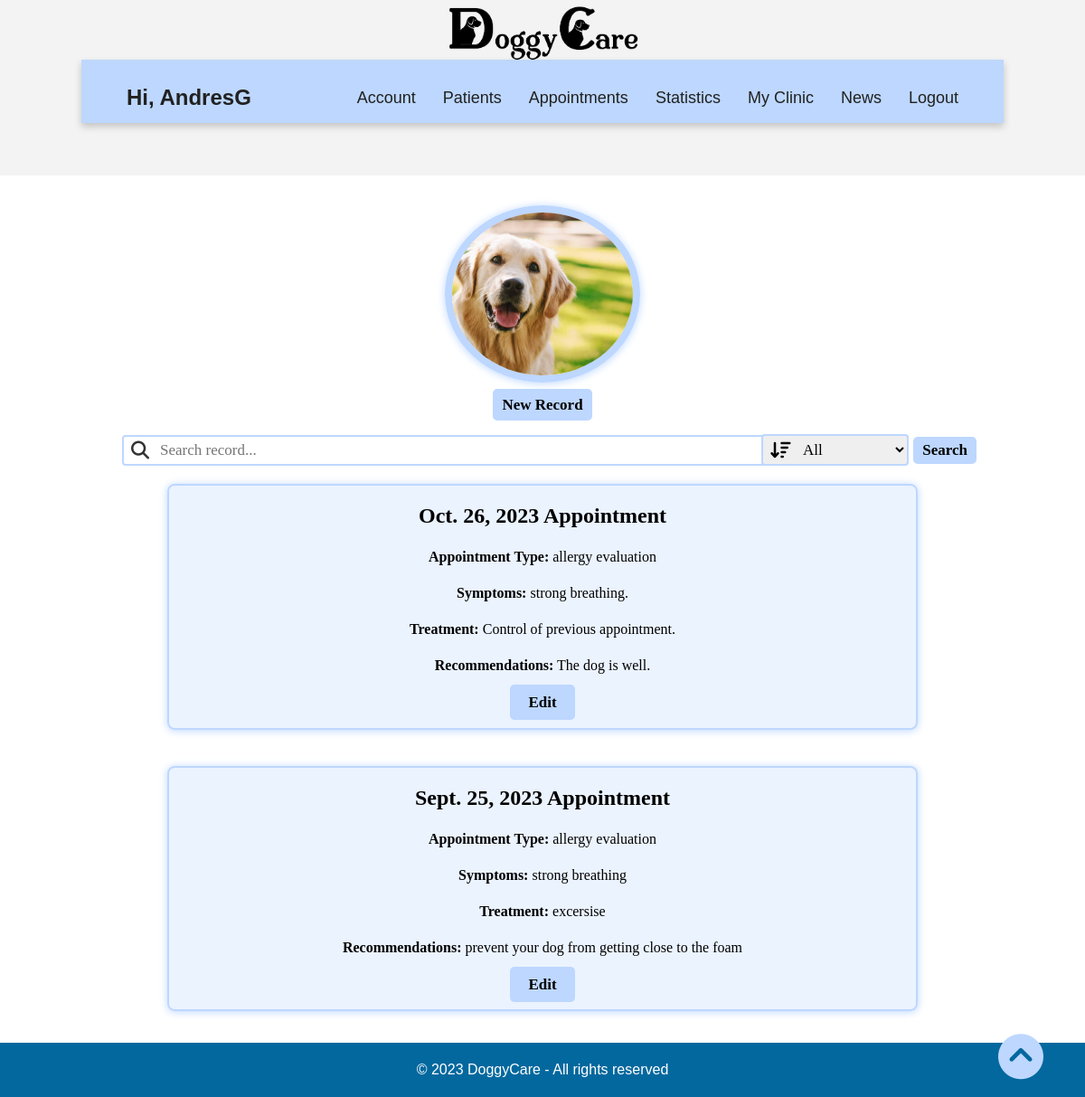
Screenshot of /vet/medical_record/1/ (signed in) with the database file from the repository.
### accounts/models.py (models this page shows)
class User(AbstractUser):
    email = models.EmailField(unique=True)
    is_vet = models.BooleanField(default=False)
    is_owner = models.BooleanField(default=False)

### vet/models.py (models this page shows, shortened)
class Dog(models.Model):
    GENDER_CHOICES = (
    ('Male', 'Male'),
    ('Female', 'Female'),
    )
    image= models.ImageField(upload_to='images/')
    id= models.AutoField(primary_key= True)
    owner= models.ForeignKey(Owner, on_delete=models.CASCADE)
    name= models.CharField(blank= False, max_length=20)
    breed= models.ForeignKey(breed, on_delete=models.CASCADE)
    birthdate= models.DateField(blank= False, validators=[validate_minor])
    weight= models.FloatField(blank= False)
    gender= models.CharField(blank= False, max_length=10, choices=GENDER_CHOICES)
    vaccination_card = models.ForeignKey(vaccination_card, on_delete=models.CASCADE,null=True,blank = True)
    vet= models.ForeignKey(Vet, on_delete=models.CASCADE)

class MedicalRecord(models.Model):
    id = models.AutoField(primary_key= True)
    dog = models.ForeignKey(Dog, on_delete=models.CASCADE,null=True, blank=True)
    date = models.DateField(blank = False)
    appointmentType = models.CharField(blank= False, max_length=100)
    symptoms = models.CharField(blank= False, max_length=500)
    treatment = models.CharField(blank= False, max_length=500)
    recommendations = models.CharField(blank= False, max_length=1000)
    r_rating= models.DecimalField(max_digits=3, decimal_places=2, blank= True, null=True)

### vet/views.py (the view)
# urls.py: path('medical_record/<int:dog_id>/', views.medical_record, name='medical_record'),
@login_required
@vet_required
def medical_record(request, dog_id):
    dog = get_object_or_404(Dog, pk=dog_id)
    filter_by = request.GET.get('filterRecord')
    search_record_term = request.GET.get('searchRecord')
    if search_record_term:
        if filter_by == 'all':
            medical_record = MedicalRecord.objects.filter(
                Q(date__icontains=search_record_term) |
            Q(symptoms__icontains=search_record_term) |
            Q(appointmentType__icontains=search_record_term)|
            Q(treatment__icontains=search_record_term) |
            Q(recommendations__icontains=search_record_term),
            dog=dog
            ).order_by('-date')
        elif filter_by == 'date':
            medical_record =  MedicalRecord.objects.filter(date__icontains=search_record_term,dog=dog).order_by('-date')
        elif filter_by == 'appointmentType':
            medical_record =  MedicalRecord.objects.filter(appointmentType__icontains=search_record_term,dog=dog).order_by('-date')
        elif filter_by == 'symptoms':
            medical_record =  MedicalRecord.objects.filter(symptoms__icontains=search_record_term,dog=dog).order_by('-date')
        elif filter_by == 'treatment':
            medical_record =  MedicalRecord.objects.filter(treatment__icontains=search_record_term,dog=dog).order_by('-date')
        elif filter_by == 'recommendations':
            medical_record =  MedicalRecord.objects.filter(recommendations__icontains=search_record_term,dog=dog).order_by('-date')
    else:
        medical_record = MedicalRecord.objects.filter(dog=dog).order_by('-date')
    return render(request, 'medical_record.html', {'dog': dog, 'medical_records': medical_record})

### vet/templates/medical_record.html (shortened to what this page needs)
<!DOCTYPE html>
{% extends 'base.html' %}
{% load static %}
    {% block additional_styles %}
    <link rel="stylesheet" href="{% static 'css/vet/medical_record.css' %}">
    {% endblock additional_styles %}
        {% block content %}
        <div class="all"  id="start">
        <h1>{{dog.name}}'s Medical Record</h1>
        <div class="img">
            <img src="{{ dog.image.url }}" alt="{{ dog.name }} Image" style="border-radius: 50%; width: 200px; height: 180px; object-fit: cover; border: 8px solid rgb(189, 215, 255); box-shadow: 0px 1px 10px #bdd7ff;">
          </div>
        <div class="new-record" style="text-align: center;">
            <a href="{% url 'new_record' dog_id=dog.id %}" class="btn">New Record</a>
        </div>
        <form action="" class="search-record-bar">
        <div class="search_group">
            <i class="fa-solid fa-magnifying-glass"></i>
            <input type="text" class="form-control" name="searchRecord" placeholder="Search record...">
        </div>
            <div class="search-filter">
                <i class="fa-solid fa-arrow-down-wide-short"></i>
                <select class="form-control" name="filterRecord">
                    <option value="all">All</option>
                </select>
            </div>
            <button type="submit" class="btn btn-primary">Search</button>
        </form>
        <div class="records-list">
            {% for record in medical_records %}
            <div class="record-card">
                <div class="card-content p-3 mx-2">
                    <span>{{ record.date }} Appointment</span>
                    <p><strong>Appointment Type:</strong> {{ record.appointmentType }}</p>
                    <p><strong>Symptoms:</strong> {{ record.symptoms }}</p>
                    <p><strong>Treatment:</strong> {{ record.treatment }}</p>
                    <p><strong>Recommendations:</strong> {{ record.recommendations }}</p>
                    <div class="button-container">
                        <a href="{% url 'edit_medical_record' dog_id=dog.id  record_id=record.id%}" class="edit-button">Edit</a>
                    </div>
                </div>
            </div>
            {% endfor %}
        </div>
        <a href="#start" id="go-up-button"><i class="fa-solid fa-circle-chevron-up fa-bounce" style="color: #bdd7ff; text-shadow: 4px;"></i></a>
    </div>
        {% endblock content %}

### vet/templates/base.html (shortened to what this page needs)
<!DOCTYPE html>
{% load static %}
<html lang="en">
    <head>
        <link rel="stylesheet" href="{% static 'css/vet/base.css' %}">
        {% block additional_styles %}
        {% endblock additional_styles %}
    </head>
    <body>
        <header>
            <div class="container-top-bar">
                <div class="top-bar">
                    <a href="{% url 'home' %}">
                        <img src="{% static 'img/logo.png' %}" alt="Logo">
                    </a>
                </div>
        </div>
        <nav class="nav-bar">
            <div class="greeting">
                {% if user.is_authenticated %}
                <h3>Hi, {{ user.username }}</h3>
                {% endif %}
            </div>
            <div class="tabs">
                <ul>
                    <li><a href="{% url 'manage_vet' %}">Account</a></li>
                    <li><a href="{% url 'patients' %}">Patients</a></li>
                    <li><a href="{% url 'appointment' %}">Appointments</a></li>
                    <li><a href="{% url 'statistics' %}">Statistics</a></li>
                    <li><a href="{% url 'show_clinic' %}">My Clinic</a></li>
                    <li><a href="{% url 'news' %}">News</a></li>
                    <li><a href="{% url 'logout' %}">Logout</a></li>
                </ul>
            </div>
        </nav>
        </header>
        <main>
            {% block content %}
            {% endblock content%}
        </main>
    </body>
    <footer>
        <div>
            <p>&copy; 2023 DoggyCare - All rights reserved</p>
        </div>
    </footer>
</html>

### static/css/vet/base.css (style rules this page uses)
html { font-family: "Poppins", sans-serif; line-height: 1.15; -webkit-text-size-adjust: 100%; -webkit-tap-highlight-color: rgba(0, 0, 0, 0); }
body { margin: 0; font-size: 1rem; line-height: 1.5; text-align: left; }
.container-top-bar { position: absolute; top: 0; width: 100%; height: 16%; background-color: #F3F3F3; z-index: 0; }
.top-bar { display:flex; margin-top:5px; text-align: center; font-weight: 800; justify-content: center; }
.top-bar img { height: 62px; margin-left: 20px; margin-right: 20px; margin-top: 1px; }
h3 { font-size: 1.5rem; color: #212121; }
h1 { text-align: center; }
.nav-bar { margin-top: 5.5%; height: 70px; width: 85%; position: relative; left: 50%; transform: translateX(-50%); background-color: rgb(189, 215, 255); display:flex; flex-wrap: wrap; align-items: center; justify-content: space-between; box-shadow: 0 4px 8px rgba(0, 0, 0, 0.2); }
.greeting { margin-left: 50px; font-size: 30px; }
.tabs { margin-right: 50px; display: flex; flex-wrap: wrap; align-items: center; justify-content: space-between; }
.tabs ul { display: flex; }
.tabs li { margin-left: 30px; font-size: 16px; list-style-type: none; }
.nav-bar a { font-weight: 300; font-size: 18px; color: #212121; text-decoration: none; transition: color 0.3s }
footer { background-color: #03689e; color: #fff; padding: 2px 0; text-align:center; width: 100%; bottom: 0; }

### static/css/vet/medical_record.css (style rules this page uses)
main { margin-top: 15px; margin-bottom: 15px; margin: auto; }
main > * { margin-top: 15px; margin-bottom: 15px; }
.all { text-align: center; align-items: center; }
.search-record-bar { font-family: Georgia, serif; display: flex; align-items: center; padding: 0 50px 0; width: 80%; margin: auto; }
.search_group { align-items: center; margin: auto; width: 70%; position: relative; padding-right: 20px; }
.form-control { padding: 5px 10px; font-size: 17px; border-radius: 5px; width: 100%; font-family:"Century Gothic"; border: 2px solid #bdd7ff; border-radius: 4px; padding-left: 40px; }
.fa-magnifying-glass { position: absolute; left: 10px; top: 50%; font-size: 20px; color: #333; transform: translateX(-10px); transform: translateY(-10px); }
.new-record { display: flex; font-family: Georgia, serif; align-items: center; justify-content: center; transition: transform 0.3s ease; padding-bottom: 15px; }
.search-filter { position: relative; width: 17%; margin-right: 5px; }
.fa-arrow-down-wide-short { position: absolute; left: 10px; top: 50%; font-size: 20px; color: #000000; transform: translateX(-10px); transform: translateY(-10px); }
.fa-circle-chevron-up { position: fixed; bottom: 20px; right: 4rem; width: 2rem; font-size: 50px; }
.btn { padding: 5px 10px; font-size: 17px; text-decoration: none; background-color: rgb(189, 215, 255); color: #000000; border: none; border-radius: 5px; cursor: pointer; font-family:"Century Gothic"; font-weight: bold; }
.records-list { padding: 0 10px; display: flex; flex-wrap: wrap; justify-content: center; }
.record-card { border-radius: 8px; box-shadow: 0px 1px 10px #bdd7ff; background-color: rgba(189, 215, 255, 0.3); border: 2px solid rgb(189, 215, 255); overflow: hidden; width: 70%; margin: 20px; float: left; padding: auto; word-wrap: break-word; display: flex; flex-direction: column; transition: transform 0.3s ease; font-family:"Century Gothic"; }
span { font-size: 24px; color: #000000; font-weight: bold; text-align: center; margin-top: 20px; margin-bottom: auto; }
.record-card .card-content { padding: 15px; text-align: center; word-wrap: break-word; flex-grow: 1; font-family:"Century Gothic"; }
.edit-button { padding: 10px 20px; padding-bottom: 10px; font-size: 17px; text-decoration: none; background-color: #BDD7FF; color: #000000; border: none; border-radius: 5px; cursor: pointer; margin: 15px; height: 20px; font-family:"Century Gothic"; font-weight: bold; }

### rows the page displays
User: username "AndresG"
Dog: image (picture)
MedicalRecord: date "Oct. 26, 2023", appointmentType "allergy evaluation", symptoms "strong breathing.", treatment "Control of previous appointment.", recommendations "The dog is well."
MedicalRecord: date "Sept. 25, 2023", appointmentType "allergy evaluation", symptoms "strong breathing", treatment "excersise", recommendations "prevent your dog from getting close to the foam"
